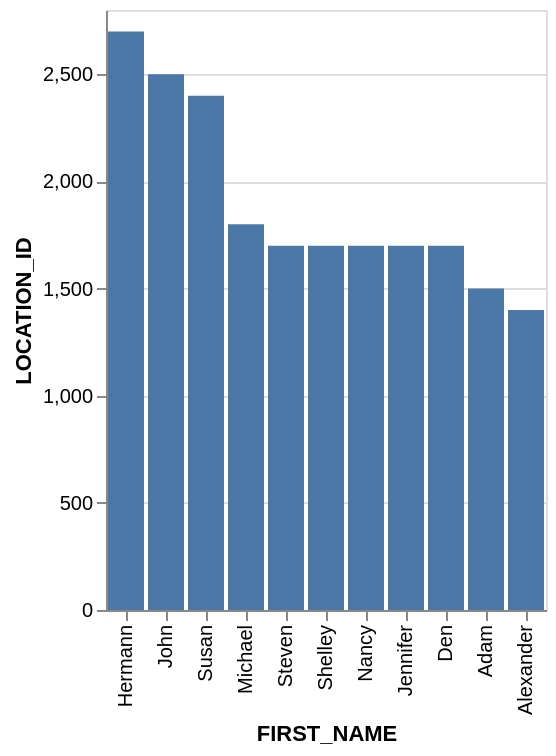

Write the Vega-Lite specification saved for this chart.
### Vega-Lite specification from a JSON file in a GitHub repository (floating-point values rounded to 4 significant figures)
{"data": {"values": [{"x_data": "Hermann", "y_data": 2700}, {"x_data": "John", "y_data": 2500}, {"x_data": "Susan", "y_data": 2400}, {"x_data": "Michael", "y_data": 1800}, {"x_data": "Steven", "y_data": 1700}, {"x_data": "Shelley", "y_data": 1700}, {"x_data": "Nancy", "y_data": 1700}, {"x_data": "Jennifer", "y_data": 1700}, {"x_data": "Den", "y_data": 1700}, {"x_data": "Adam", "y_data": 1500}, {"x_data": "Alexander", "y_data": 1400}]}, "mark": "bar", "encoding": {"x": {"field": "x_data", "type": "nominal", "title": "FIRST_NAME", "sort": {"op": "sum", "field": "y_data", "order": "descending"}}, "y": {"field": "y_data", "type": "quantitative", "title": "LOCATION_ID"}}}
